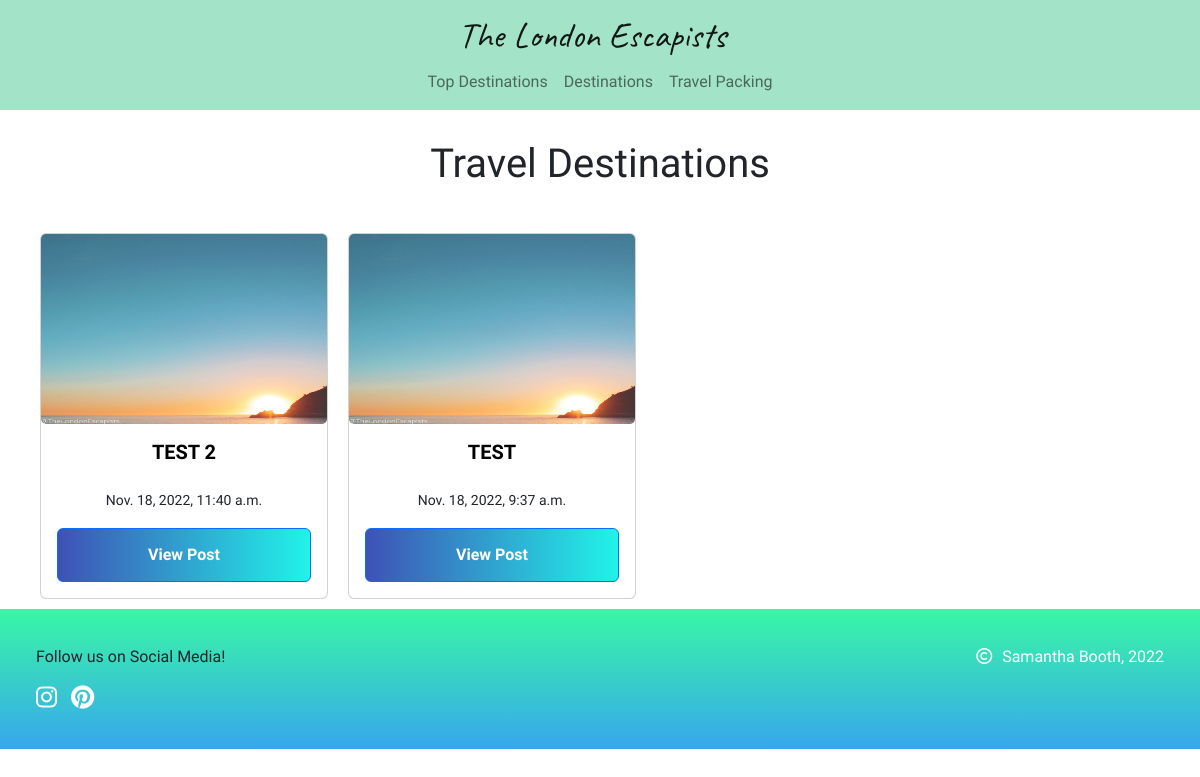
The app's page /destinations/all-destinations/, older data.
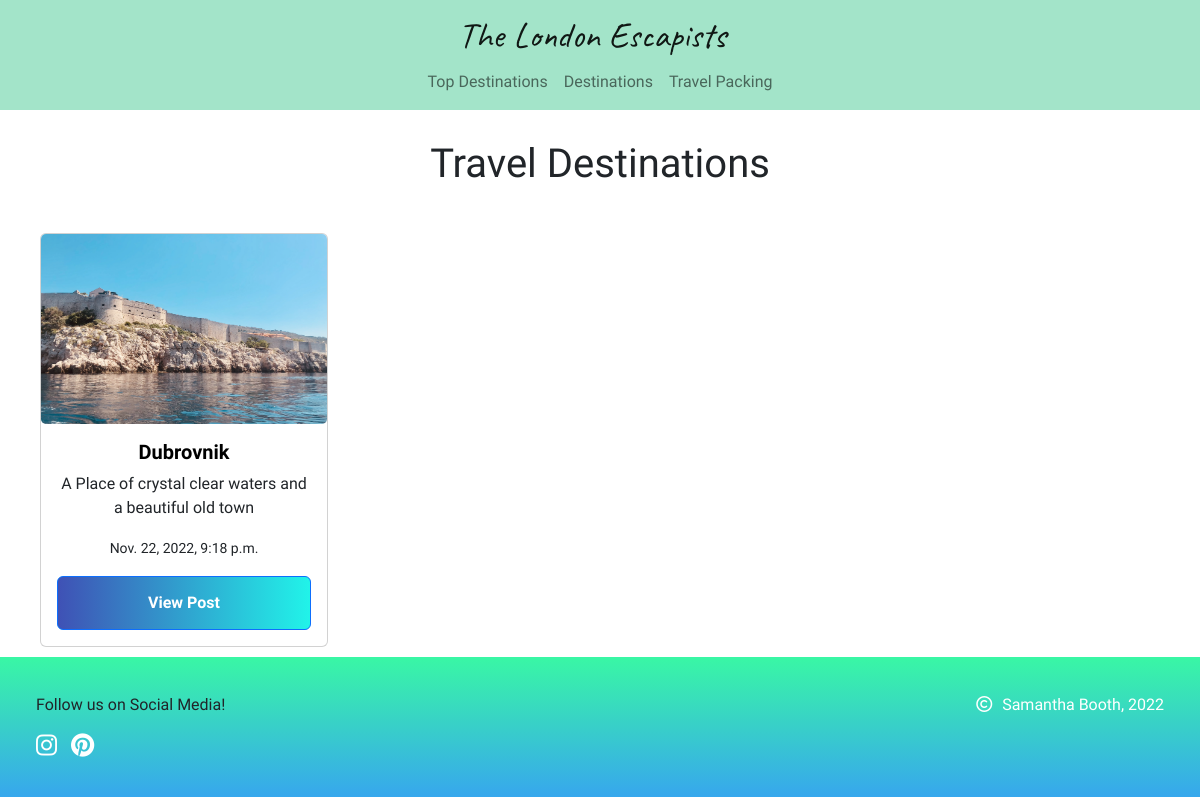
The same page, newer data.
### travel_destinations/models.py (models this page shows, shortened)
class Destinations(models.Model):
    destination_image = models.ImageField(null=True, blank=True)
    destination = models.CharField(max_length=50, null=False, blank=False)
    destination_subheading = models.CharField(
        max_length=150, null=False, blank=True)
    created_on = models.DateTimeField(auto_now_add=True)
    updated_on = models.DateTimeField(auto_now=True)
    intro = models.TextField(max_length=500, blank=True)
    activities = models.TextField(max_length=500, blank=True)
    activity_image = models.ImageField(null=True, blank=True)
    food = models.TextField(max_length=500, blank=True)
    food_image = models.ImageField(null=True, blank=True)
    additional_info = models.TextField(max_length=500, blank=True)
    additional_image = models.ImageField(null=True, blank=True)
    top_destination = models.BooleanField(default=False)
    status = models.IntegerField(choices=STATUS, default=0)
    class Meta:
        ordering = ['-created_on']

### travel_destinations/views.py (the view)
# urls.py: path("all-destinations/", views.all_destinations,
def all_destinations(request):
    destinations_list = Destinations.objects.filter(
        status=1).order_by('-created_on')
    template = 'all_destinations.html'
    context = {
        'destinations_list': destinations_list,
    }
    return render(request, template, context)

### travel_destinations/templates/all_destinations.html (shortened to what this page needs)
{% extends "base.html" %}
{% load static %}
{% block extra_css %}
<link rel="stylesheet" href="{% static 'travel_destinations/css/destinations.css' %}">
{% endblock %}
{% block content %}
<div class="container destinations-container">
    <div>
        <h1 class="headings destination-page-header">Travel Destinations</h1>
    </div>
    <div class="row">
        {% for destinations in destinations_list %}
        <div class="card">
            {% if destinations.destination_image %}
            <a href="{% url 'destination_details' destination_id %}">
                <img src="{{ destinations.destination_image.url }}" class="card-img-top card-img" alt="{{ destinations.destination }}">
            </a>
            <div class="card-body">
                <a href="#" class="destination-link">
                    <h5 class="card-title">{{ destinations.destination }}</h5>
                </a>
                <p class="card-text">{{ destinations.destination_subheading }}</p>
                <p class="card-text"><small>{{ destinations.created_on }}</small></p>
                <a href="" class="btn btn-primary post-btn mt-auto">View Post</a>
            </div>
            {% else %}
            <a href="#">
                <img src="/media/card-placeholder.png" class="card-img-top card-img" alt="Placeholder image">
            </a>
            <div class="card-body">
                <a href="#" class="destination-link">
                    <h5 class="card-title">{{ destinations.destination }}</h5>
                </a>
                <p class="card-text"><small>{{ destinations.created_on }}</small></p>
                <a href="#" class="btn btn-primary post-btn mt-auto">View Post</a>
            </div>
            {% endif %}
        </div>
        {% empty %}
        <div>
            <p>No Destinations to display</p>
        </div>
        {% endfor %}
    </div>
</div>
{% endblock %}

### templates/base.html (shortened to what this page needs)
{% load static %}
<!DOCTYPE html>
<html lang="en">
<head>
    {% block corecss %}
    <link href="https://cdn.jsdelivr.net/npm/bootstrap@5.2.1/dist/css/bootstrap.min.css" rel="stylesheet"
>
    <link rel="stylesheet" href="/static/css/base.css">
    {% endblock %}
    {% block extra_css %}
    {% endblock %}
</head>
<body>
    <div class="content">
        <div class="container-fluid navbar-bg">
            <nav class="navbar navbar-expand-lg">
                <div class="nav-div">
                    <div>
                        <a class="navbar-brand page-title" href="{% url 'home' %}">The London Escapists</a>
                    </div>
                    <div class="collapse navbar-collapse" id="navbarNav">
                        <ul class="navbar-nav">
                            <li class="nav-item">
                                <a class="nav-link" href="#">Top Destinations</a>
                            </li>
                            <li class="nav-item">
                                <a class="nav-link" href="{% url 'destinations' %}">Destinations</a>
                            </li>
                            <li class="nav-item">
                                <a class="nav-link" href="#">Travel Packing</a>
                            </li>
                        </ul>
                    </div>
                </div>
            </nav>
        </div>
        <div>
            {% block content %}
            {% endblock %}
        </div>
        <footer>
            <div class="footer">
                <div class="socials">
                    <p>Follow us on Social Media!</p>
                    <a href="#">
                        <i class="fa-brands fa-instagram footer-icons"></i>
                    </a>
                    <a href="#">
                        <i class="fa-brands fa-pinterest footer-icons"></i>
                    </a>
                </div>
                <div class="copyright">
                    <p class="copyright-p"><i class="fa-regular fa-copyright copyright-icon"></i>Samantha Booth, 2022
                    </p>
                </div>
            </div>
        </footer>
    </div>
</body>
</html>

### static/css/base.css (style rules this page uses)
html, body { height: 100%; }
body { font-family: 'Quicksand', sans-serif; display: flex; flex-direction: column; }
.content { flex: 1 0 auto; }
.headings { text-align: center; padding: 15px; margin: 15px; }
.navbar-bg { background-color: #74d7aea9; }
.navbar-brand { font-family: 'Caveat', cursive; font-size: 36px; }
.nav-div { width: 100vw; text-align: center; }
.navbar-nav { margin: 0 auto; }
.nav-item { display: inline-block; position: relative; }
.nav-item:after { content: ''; position: absolute; width: 100%; transform: scaleX(0); height: 1px; bottom: 0; left: 0; background-color: #1D5D4C; transform-origin: center; transition: transform 0.25s ease-out; }
.footer { background-image: linear-gradient(#39F7A5, #37A7ED); padding: 3%; flex-shrink: 0; display: flex; }
.socials { width: 28%; }
.footer a { text-decoration: none; }
.footer-icons { color: white; font-size: x-large; padding-right: 10px; }
.copyright { flex-grow: 1; }
.copyright-icon { color: white; padding-right: 10px; }
.copyright-p { float: right; color: white; }

### travel_destinations/static/travel_destinations/css/destinations.css (style rules this page uses)
.destination-page-header { text-align: center; margin-bottom: 20px; }
.card { padding: 0; width: 18rem; margin: 10px; float: right; }
.card-img { padding: 0; margin: 0; object-fit: fill; max-height: 190px; }
.card-body { text-align: center; display: flex; flex-direction: column; }
.destination-link { text-decoration: none; }
.card-title { color: black; font-weight: bold; transition: transform .2s; }
.post-btn { display: flex; padding: 0.875em 2em; background: linear-gradient(90deg, #3f51b5, transparent) #21f3e9; color: #fff; transition: background-color 1s; place-content: center; font-weight: bold; }

Row changes from the older to the newer data that the page shows:
removed Destinations: destination "TEST 2", created_on "Nov. 18, 2022, 11:40 a.m."
removed Destinations: destination "TEST", created_on "Nov. 18, 2022, 9:37 a.m."
added Destinations: destination_image (picture), destination "Dubrovnik", destination_subheading "A Place of crystal clear waters and a beautiful old town", created_on "Nov. 22, 2022, 9:18 p.m."
